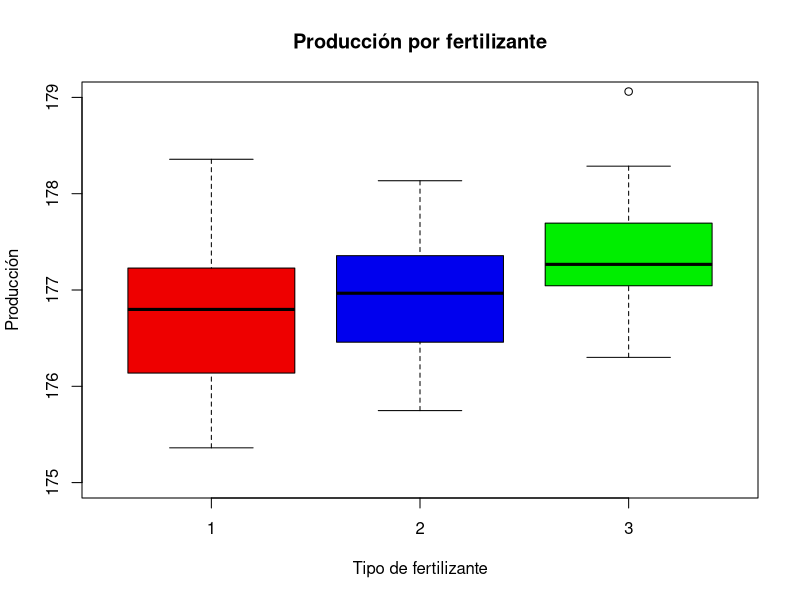
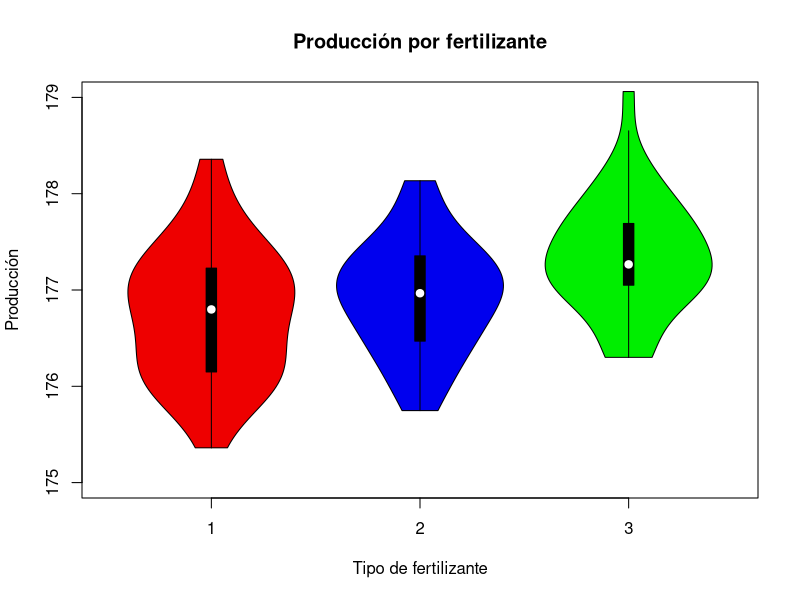
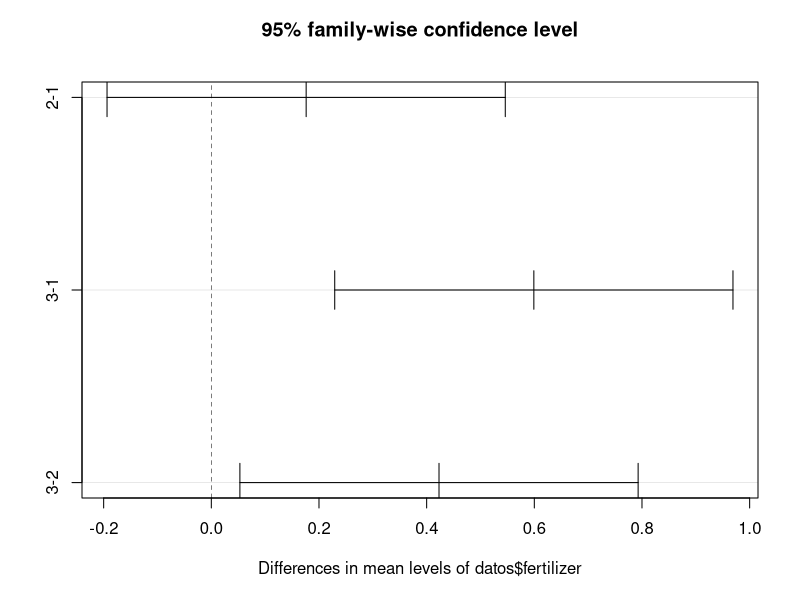
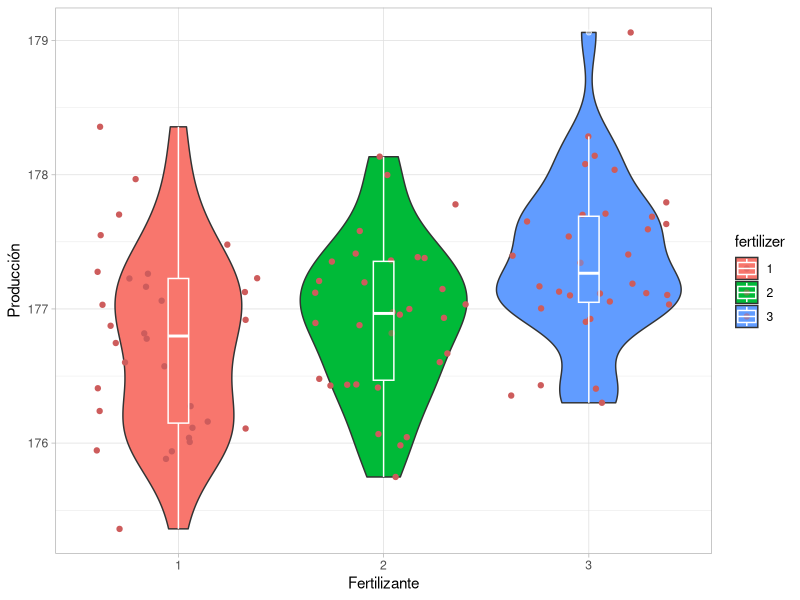

The R source for these figures, in order:
# JAIRO ALBERTO LEAL GOMEZ
# 18/09/2025
# SEMANA 7

# SCRIPT 4

datos <- read.csv("Scripts/crop.csv", header =  T)
datos

summary(datos)

# Las variables estan en numeros integrales y hay que modificar a factores
# Ya que el experimento hara la comparación por factores

datos$density <- as.factor(datos$density)
datos$block <- as.factor(datos$block)
datos$fertilizer <- as.factor(datos$fertilizer)

summary(datos)

boxplot(datos$yield ~ datos$fertilizer,
        main = "Producción por fertilizante",
        col= c("red2","blue2", "green2"),
        ylab = "Producción",
        xlab = "Tipo de fertilizante",
        ylim = c(175, 179))

library(vioplot)
vioplot(datos$yield ~ datos$fertilizer,
        main = "Producción por fertilizante",
        col= c("red2","blue2", "green2"),
        ylab = "Producción",
        xlab = "Tipo de fertilizante",
        ylim = c(175, 179))

tapply(datos$yield, datos$fertilizer, mean)
tapply(datos$yield, datos$fertilizer, sd)
tapply(datos$yield, datos$fertilizer, var)

# Prueba de normalidad

shapiro.test(datos$yield)

# Prueba de normalidad

shapiro.test(subset(datos$yield, datos$fertilizer == "1"))
shapiro.test(subset(datos$yield, datos$fertilizer == "2"))
shapiro.test(subset(datos$yield, datos$fertilizer == "3"))

# No hay diferencias significativas, los datos son normales

# Prueba homogeneidad de varianzas

# VAR.TEST ES PARA DOS FACTORES, DOS GRUPOS CON VARIANZAS
# var.test(datos$yield ~ datos$fertilizer) 

bartlett.test(datos$yield ~ datos$fertilizer)

# No hay diferencias entre las varianzas

datos.aov <- aov(datos$yield ~ datos$fertilizer)
summary(datos.aov)

# + para comparar dos variables
# * interacción


# LSD DETERMINAR EL VALOR Diferencia Mínima Significativa

qt(0.975, 93)

sqrt((2*0.3859)/32) * qt(0.975, 93)

tapply(datos$yield, datos$fertilizer, mean)

# F1 vs F2

176.9332 - 176.7570 # NO SUPERA EL VALOR DE LSD 0.3083992

# EL valor entre las medias, debe ser mayor que el LSD para que sean diferentes

# F2 vs F3

176.9332 - 177.3562 # SUPERA EL VALOR DE LSD 0.3083992

# F1 vs f3

176.7570 - 177.3562  # SUPERA EL VALOR DE LSD 0.3083992

# LSD ES MAS ROBUSTA PARA LA COMPARACIÓN DE LAS DIFERENCIAS

sqrt((2*0.3859)/32) * qtukey(0.95, nmeans = 3, df = 93)

0.3083992 # 300 kilos de dif con LSD mas sensible

0.5231185 # 500 kilos de dif con Tukey menos sensible

TukeyHSD(datos.aov)
plot(TukeyHSD(datos.aov))


library(ggplot2)

ggplot(datos, aes(x = fertilizer, y = yield, fill= fertilizer))+ 
  geom_violin()+
  geom_jitter(col = "indianred")+
  geom_boxplot(width=0.1, col = "white", alpha=0.5)+
  theme_light()+
  labs(x = "Fertilizante",
       y = "Producción")
